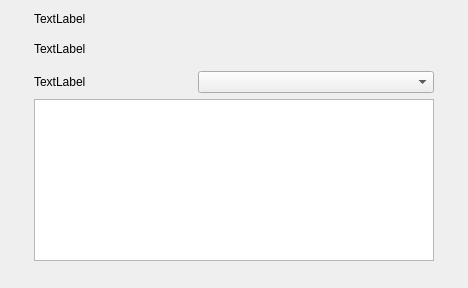
<?xml version="1.0" encoding="UTF-8"?>
<ui version="4.0">
 <class>qtvUITabProperties</class>
 <widget class="QWidget" name="qtvUITabProperties">
  <property name="geometry">
   <rect>
    <x>0</x>
    <y>0</y>
    <width>468</width>
    <height>288</height>
   </rect>
  </property>
  <property name="windowTitle">
   <string>Form</string>
  </property>
  <layout class="QHBoxLayout" name="horizontalLayout" stretch="1,10,1">
   <item>
    <spacer name="space_3">
     <property name="orientation">
      <enum>Qt::Horizontal</enum>
     </property>
     <property name="sizeHint" stdset="0">
      <size>
       <width>40</width>
       <height>20</height>
      </size>
     </property>
    </spacer>
   </item>
   <item>
    <layout class="QVBoxLayout" name="layout_0" stretch="1,2,1,10,1">
     <item>
      <widget class="QLabel" name="lb_title">
       <property name="text">
        <string>TextLabel</string>
       </property>
      </widget>
     </item>
     <item>
      <widget class="QLabel" name="lb_desc">
       <property name="text">
        <string>TextLabel</string>
       </property>
       <property name="wordWrap">
        <bool>true</bool>
       </property>
       <property name="margin">
        <number>10</number>
       </property>
      </widget>
     </item>
     <item>
      <layout class="QHBoxLayout" name="layout_01" stretch="4,6">
       <item>
        <widget class="QLabel" name="lb_codec">
         <property name="text">
          <string>TextLabel</string>
         </property>
        </widget>
       </item>
       <item>
        <widget class="QComboBox" name="cb_codecs"/>
       </item>
      </layout>
     </item>
     <item>
      <widget class="qtvUITableBase" name="table_properties">
       <property name="minimumSize">
        <size>
         <width>400</width>
         <height>0</height>
        </size>
       </property>
      </widget>
     </item>
     <item>
      <spacer name="space_1">
       <property name="orientation">
        <enum>Qt::Vertical</enum>
       </property>
       <property name="sizeHint" stdset="0">
        <size>
         <width>20</width>
         <height>40</height>
        </size>
       </property>
      </spacer>
     </item>
    </layout>
   </item>
   <item>
    <spacer name="space_2">
     <property name="orientation">
      <enum>Qt::Horizontal</enum>
     </property>
     <property name="sizeHint" stdset="0">
      <size>
       <width>40</width>
       <height>20</height>
      </size>
     </property>
    </spacer>
   </item>
  </layout>
 </widget>
 <customwidgets>
  <customwidget>
   <class>qtvUITableBase</class>
   <extends>QTableWidget</extends>
   <header>ui/base/qtv_ui_table.h</header>
  </customwidget>
 </customwidgets>
 <resources/>
 <connections/>
</ui>
